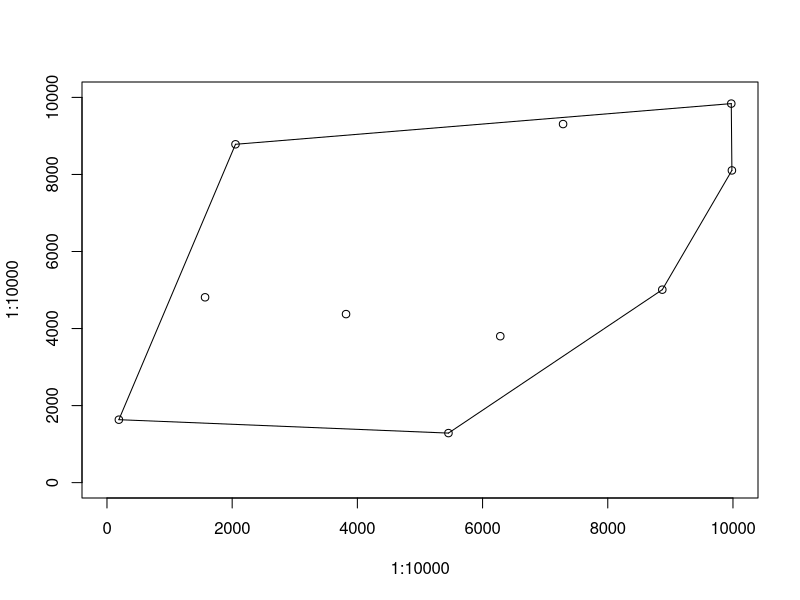

The R script that drew this image:
#! /usr/bin/env Rscript
png("convex.png", width=700, height=700)
plot(1:10000, 1:10000, type="n")

#points
points(190,1634)
points(9983,8105)
points(7286,9308)
points(3819,4375)
points(2053,8783)
points(8871,5009)
points(6283,3801)
points(5455,1286)
points(9973,9839)
points(1567,4811)

#line segments
segments(190,1634,2053,8783)
segments(190,1634,5455,1286)
segments(9983,8105,8871,5009)
segments(9983,8105,9973,9839)
segments(2053,8783,9973,9839)
segments(8871,5009,5455,1286)
dev.off()
